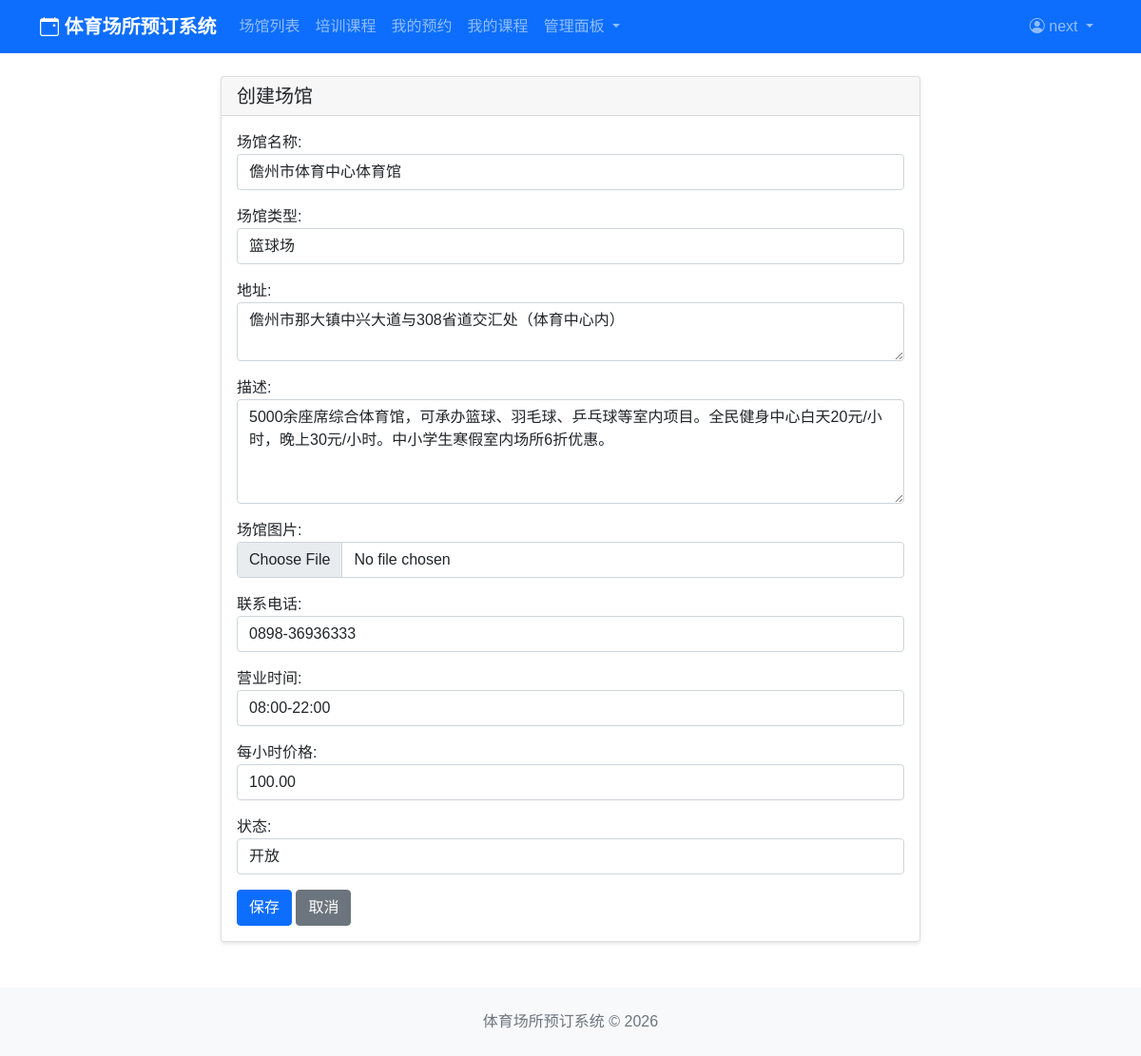
The page /venues/edit/18/ (signed in) on the database its author committed.
### users/models.py (models this page shows, shortened)
class User(AbstractBaseUser, PermissionsMixin):
    USER_TYPE_CHOICES = (
        ('user', '普通用户'),
        ('coach', '教练'),
        ('admin', '管理员'),
    )
    username = models.CharField(max_length=150, unique=True, verbose_name='用户名')
    email = models.EmailField(blank=True, verbose_name='邮箱')
    user_type = models.CharField(max_length=20, choices=USER_TYPE_CHOICES, default='user')
    phone = models.CharField(max_length=20, blank=True, verbose_name='手机号')
    avatar = models.ImageField(upload_to='avatars/', default='avatars/default.jpg', verbose_name='头像')
    is_active = models.BooleanField(default=True, verbose_name='是否激活')
    is_staff = models.BooleanField(default=False, verbose_name='是否为员工')
    created_at = models.DateTimeField(auto_now_add=True, verbose_name='创建时间')
    updated_at = models.DateTimeField(auto_now=True, verbose_name='更新时间')
    objects = UserManager()
    USERNAME_FIELD = 'username'
    REQUIRED_FIELDS = ['email']
    class Meta:
        db_table = 'users'
        verbose_name = '用户'
        verbose_name_plural = '用户'

### venues/models.py (models this page shows, shortened)
class Venue(models.Model):
    VENUE_TYPE_CHOICES = (
        ('football', '足球场'),
        ('basketball', '篮球场'),
        ('tennis', '网球场'),
        ('badminton', '羽毛球场'),
        ('swimming', '游泳池'),
        ('table_tennis', '乒乓球室'),
        ('fitness', '健身房'),
        ('other', '其他'),
    )
    STATUS_CHOICES = (
        ('open', '开放'),
        ('closed', '关闭'),
        ('maintenance', '维护中'),
    )
    name = models.CharField(max_length=100, verbose_name='场馆名称')
    venue_type = models.CharField(max_length=20, choices=VENUE_TYPE_CHOICES, verbose_name='场馆类型')
    address = models.TextField(verbose_name='地址')
    description = models.TextField(blank=True, verbose_name='描述')
    image = models.ImageField(upload_to='venues/', blank=True, verbose_name='场馆图片')
    phone = models.CharField(max_length=20, verbose_name='联系电话')
    opening_hours = models.CharField(max_length=100, verbose_name='营业时间')
    price_per_hour = models.DecimalField(max_digits=10, decimal_places=2, verbose_name='每小时价格')
    status = models.CharField(max_length=20, choices=STATUS_CHOICES, default='open', verbose_name='状态')
    created_at = models.DateTimeField(auto_now_add=True, verbose_name='创建时间')
    updated_at = models.DateTimeField(auto_now=True, verbose_name='更新时间')
    class Meta:
        db_table = 'venues'
        verbose_name = '场馆'
        verbose_name_plural = '场馆'

### venues/views.py (the view)
# urls.py: path('edit/<int:venue_id>/', views.venue_edit, name='venue_edit'),
@user_passes_test(lambda u: u.is_staff or u.user_type == 'admin')
def venue_edit(request, venue_id):
    venue = get_object_or_404(Venue, id=venue_id)
    if request.method == 'POST':
        form = VenueForm(request.POST, request.FILES, instance=venue)
        if form.is_valid():
            form.save()
            messages.success(request, '场馆更新成功')
            return redirect('venues:venue_list')
    else:
        form = VenueForm(instance=venue)
    return render(request, 'venues/venue_form.html', {'form': form})

### venues/forms.py
class VenueForm(forms.ModelForm):
    class Meta:
        model = Venue
        fields = ['name', 'venue_type', 'address', 'description', 'image',
                  'phone', 'opening_hours', 'price_per_hour', 'status']
        widgets = {
            'name': forms.TextInput(attrs={'class': 'form-control'}),
            'venue_type': forms.Select(attrs={'class': 'form-control'}),
            'address': forms.Textarea(attrs={'class': 'form-control', 'rows': 2}),
            'description': forms.Textarea(attrs={'class': 'form-control', 'rows': 4}),
            'image': forms.FileInput(attrs={'class': 'form-control'}),
            'phone': forms.TextInput(attrs={'class': 'form-control'}),
            'opening_hours': forms.TextInput(attrs={'class': 'form-control', 'placeholder': '例如: 08:00-22:00'}),
            'price_per_hour': forms.NumberInput(attrs={'class': 'form-control', 'step': '0.01'}),
            'status': forms.Select(attrs={'class': 'form-control'}),
        }

### templates/venues/venue_form.html (shortened to what this page needs)
{% extends 'base.html' %}
{% block content %}
<div class="row justify-content-center">
    <div class="col-md-8">
        <div class="card">
            <div class="card-header">
                <h5 class="mb-0">{% if object %}编辑{% else %}创建{% endif %}场馆</h5>
            </div>
            <div class="card-body">
                <form method="post" enctype="multipart/form-data">
                    {{ form.as_p }}
                    <button type="submit" class="btn btn-primary">保存</button>
                    <a href="{% url 'venues:venue_list' %}" class="btn btn-secondary">取消</a>
                </form>
            </div>
        </div>
    </div>
</div>
{% endblock %}

### templates/base.html (shortened to what this page needs)
<!DOCTYPE html>
<html lang="zh-CN">
<head>
    <link href="https://cdn.jsdelivr.net/npm/bootstrap@5.1.3/dist/css/bootstrap.min.css" rel="stylesheet">
    <link rel="stylesheet" href="https://cdn.jsdelivr.net/npm/bootstrap-icons@1.8.1/font/bootstrap-icons.css">
</head>
<body>
    <nav class="navbar navbar-expand-lg navbar-dark bg-primary">
        <div class="container">
            <a class="navbar-brand" href="{% url 'home' %}">
                <i class="bi bi-calendar-event"></i> 体育场所预订系统
            </a>
            <div class="collapse navbar-collapse" id="navbarNav">
                <ul class="navbar-nav me-auto">
                    <li class="nav-item">
                        <a class="nav-link" href="{% url 'venues:venue_list' %}">场馆列表</a>
                    </li>
                    <li class="nav-item">
                        <a class="nav-link" href="{% url 'courses:course_list' %}">培训课程</a>
                    </li>
                    {% if user.is_authenticated %}
                    <li class="nav-item">
                        <a class="nav-link" href="{% url 'bookings:my_bookings' %}">我的预约</a>
                    </li>
                    <li class="nav-item">
                        <a class="nav-link" href="{% url 'courses:my_courses' %}">我的课程</a>
                    </li>
                    {% if user.user_type == 'admin' or user.is_staff %}
                    <li class="nav-item dropdown">
                        <a class="nav-link dropdown-toggle" href="#" role="button" data-bs-toggle="dropdown">
                            管理面板
                        </a>
                    </li>
                    {% endif %}
                    {% endif %}
                </ul>
                <ul class="navbar-nav">
                    {% if user.is_authenticated %}
                    <li class="nav-item dropdown">
                        <a class="nav-link dropdown-toggle" href="#" id="userDropdown" role="button" data-bs-toggle="dropdown">
                            <i class="bi bi-person-circle"></i> {{ user.username }}
                        </a>
                    </li>
                    {% endif %}
                </ul>
            </div>
        </div>
    </nav>
    <main class="container my-4">
        {% block content %}{% endblock %}
    </main>
    <footer class="bg-light py-4 mt-5">
        <div class="container text-center">
            <p class="text-muted mb-0">体育场所预订系统 &copy; 2026</p>
        </div>
    </footer>
</body>
</html>

### templates/base.html (style rules this page uses)
body { font-family: 'Microsoft YaHei', sans-serif; }
.navbar-brand { font-weight: bold; }
.card { box-shadow: 0 2px 4px rgba(0,0,0,0.1); }

### rows shown on the page
User: username "next"
Venue: name "儋州市体育中心体育馆", venue_type "篮球场", address "儋州市那大镇中兴大道与308省道交汇处（体育中心内）", description "5000余座席综合体育馆，可承办篮球、羽毛球、乒乓球等室内项目。全民健身中心白天20元/小时，晚上30元/小时。中小学生寒假室内场所6折优惠。", phone "0898-36936333", opening_hours "08:00-22:00", price_per_hour "100.00", status "开放"
